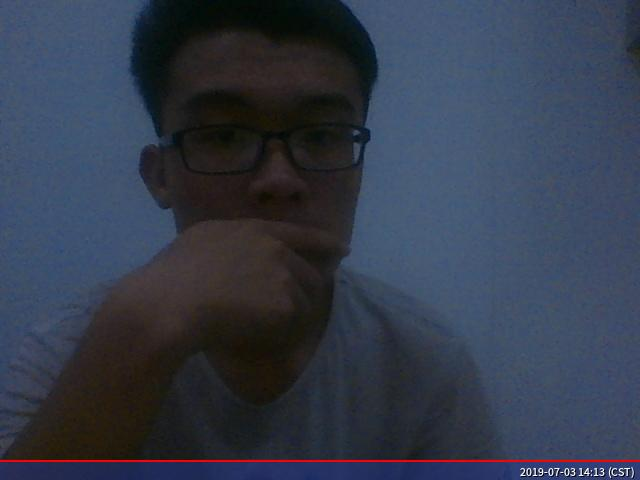
#> input picture photo1.jpg, 640 x 480 px, found by its file name
$ python face.py
#> lines starting #> are read from the running program, lines starting #| are printed output that depends on the picture
# -*- coding: utf-8 -*-
import os
import time
import numpy as np
import cv2
#while  True:
command="fswebcam -d /dev/video0 -r 600*600 /home/wyx/桌面/one_re/photo1.jpg"
os.system(command)
time.sleep(2)
face_cascade=cv2.CascadeClassifier("/opt/ros/kinetic/share/OpenCV-3.3.1-dev/haarcascades/haarcascade_frontalface_alt2.xml")
img=cv2.imread("/home/wyx/桌面/one_re/photo1.jpg")
#> img is the input picture: shape (480, 640, 3); mean B, G, R 75.3, 59.2, 51.8
gray=cv2.cvtColor(img,cv2.COLOR_BGR2GRAY)
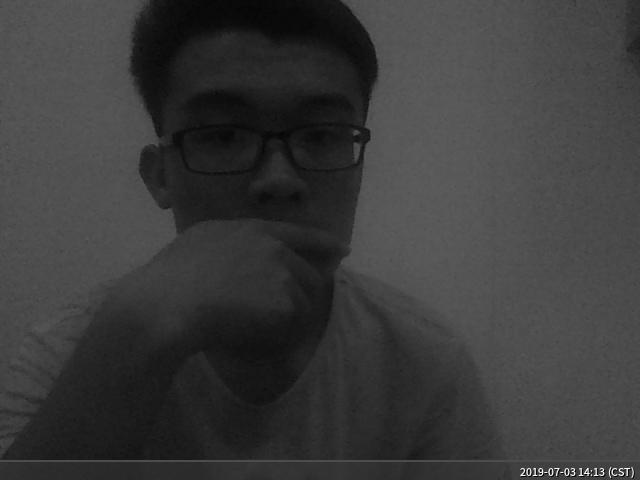
#> gray: shape (480, 640); min 2, max 253, mean 58.8
faces=face_cascade.detectMultiScale(gray)
#> faces = ()
if(len(faces) > 0):
	face_re = True
else:
	face_re = False
time.sleep(2)
